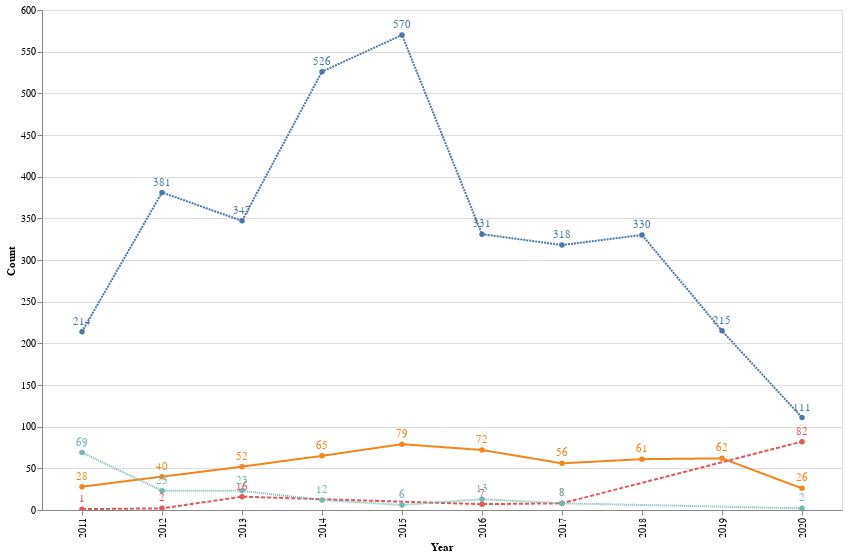

Notebook cell for this chart:
### Code cell
chart = alt.Chart(df_count_job_type).mark_line(point=True).encode(
    x='Year:O',
    y='Count',
    strokeDash=alt.StrokeDash('JobType', legend=None),
    color=alt.Color('JobType', sort=['TT', 'Non-TT', 'Postdoc', 'Unknown']),
    tooltip=['Count'],
)

text = chart.mark_text(
    align='center',
    baseline='middle',
    dy=-10  # Nudges text to right so it doesn't appear on top of the bar
).encode(
    text='Count:Q'
)

# save(chart, '../assets/figures/rc-jobs-overall.svg')
# save(chart, '../assets/figures/rc-jobs-overall.png')

(chart+text).properties(height=500, width=800).interactive()

### Figure 1 — Vega-Lite specification as saved in the notebook (floating-point values rounded to 4 significant figures)
{"config": {"view": {"continuousWidth": 400, "continuousHeight": 300}}, "layer": [{"mark": {"type": "line", "point": true}, "encoding": {"color": {"type": "nominal", "field": "JobType", "sort": ["TT", "Non-TT", "Postdoc", "Unknown"]}, "strokeDash": {"type": "nominal", "field": "JobType", "legend": null}, "tooltip": [{"type": "quantitative", "field": "Count"}], "x": {"type": "ordinal", "field": "Year"}, "y": {"type": "quantitative", "field": "Count"}}, "selection": {"selector012": {"type": "interval", "bind": "scales", "encodings": ["x", "y"]}}}, {"mark": {"type": "text", "align": "center", "baseline": "middle", "dy": -10}, "encoding": {"color": {"type": "nominal", "field": "JobType", "sort": ["TT", "Non-TT", "Postdoc", "Unknown"]}, "strokeDash": {"type": "nominal", "field": "JobType", "legend": null}, "text": {"type": "quantitative", "field": "Count"}, "tooltip": [{"type": "quantitative", "field": "Count"}], "x": {"type": "ordinal", "field": "Year"}, "y": {"type": "quantitative", "field": "Count"}}}], "data": {"name": "data-c63863a72f96c2a4180a1decf736a147"}, "height": 500, "width": 800, "$schema": "https://vega.github.io/schema/vega-lite/v4.8.1.json", "datasets": {"data-c63863a72f96c2a4180a1decf736a147": [{"JobType": "Non-TT", "Year": 2011, "JobTitle": 28, "JobYear": 28, "JobLink": 24, "JobField": 28, "JobSource": 28, "JobLink_norm": 24, "FieldAlias": 28, "Count": 28}, {"JobType": "Non-TT", "Year": 2012, "JobTitle": 40, "JobYear": 40, "JobLink": 39, "JobField": 40, "JobSource": 40, "JobLink_norm": 39, "FieldAlias": 40, "Count": 40}, {"JobType": "Non-TT", "Year": 2013, "JobTitle": 52, "JobYear": 52, "JobLink": 46, "JobField": 52, "JobSource": 52, "JobLink_norm": 46, "FieldAlias": 52, "Count": 52}, {"JobType": "Non-TT", "Year": 2014, "JobTitle": 65, "JobYear": 65, "JobLink": 59, "JobField": 65, "JobSource": 65, "JobLink_norm": 59, "FieldAlias": 65, "Count": 65}, {"JobType": "Non-TT", "Year": 2015, "JobTitle": 79, "JobYear": 79, "JobLink": 72, "JobField": 79, "JobSource": 79, "JobLink_norm": 72, "FieldAlias": 79, "Count": 79}, {"JobType": "Non-TT", "Year": 2016, "JobTitle": 72, "JobYear": 72, "JobLink": 65, "JobField": 72, "JobSource": 72, "JobLink_norm": 65, "FieldAlias": 72, "Count": 72}, {"JobType": "Non-TT", "Year": 2017, "JobTitle": 56, "JobYear": 56, "JobLink": 54, "JobField": 56, "JobSource": 56, "JobLink_norm": 54, "FieldAlias": 56, "Count": 56}, {"JobType": "Non-TT", "Year": 2018, "JobTitle": 61, "JobYear": 61, "JobLink": 57, "JobField": 61, "JobSource": 61, "JobLink_norm": 57, "FieldAlias": 61, "Count": 61}, {"JobType": "Non-TT", "Year": 2019, "JobTitle": 62, "JobYear": 62, "JobLink": 59, "JobField": 62, "JobSource": 62, "JobLink_norm": 59, "FieldAlias": 62, "Count": 62}, {"JobType": "Non-TT", "Year": 2020, "JobTitle": 26, "JobYear": 26, "JobLink": 20, "JobField": 26, "JobSource": 26, "JobLink_norm": 20, "FieldAlias": 26, "Count": 26}, {"JobType": "Postdoc", "Year": 2011, "JobTitle": 1, "JobYear": 1, "JobLink": 1, "JobField": 1, "JobSource": 1, "JobLink_norm": 1, "FieldAlias": 1, "Count": 1}, {"JobType": "Postdoc", "Year": 2012, "JobTitle": 2, "JobYear": 2, "JobLink": 2, "JobField": 2, "JobSource": 2, "JobLink_norm": 2, "FieldAlias": 2, "Count": 2}, {"JobType": "Postdoc", "Year": 2013, "JobTitle": 16, "JobYear": 16, "JobLink": 15, "JobField": 16, "JobSource": 16, "JobLink_norm": 15, "FieldAlias": 16, "Count": 16}, {"JobType": "Postdoc", "Year": 2016, "JobTitle": 7, "JobYear": 7, "JobLink": 6, "JobField": 7, "JobSource": 7, "JobLink_norm": 6, "FieldAlias": 7, "Count": 7}, {"JobType": "Postdoc", "Year": 2017, "JobTitle": 8, "JobYear": 8, "JobLink": 8, "JobField": 8, "JobSource": 8, "JobLink_norm": 8, "FieldAlias": 8, "Count": 8}, {"JobType": "Postdoc", "Year": 2020, "JobTitle": 82, "JobYear": 82, "JobLink": 53, "JobField": 82, "JobSource": 82, "JobLink_norm": 53, "FieldAlias": 82, "Count": 82}, {"JobType": "TT", "Year": 2011, "JobTitle": 214, "JobYear": 214, "JobLink": 192, "JobField": 214, "JobSource": 214, "JobLink_norm": 192, "FieldAlias": 214, "Count": 214}, {"JobType": "TT", "Year": 2012, "JobTitle": 381, "JobYear": 381, "JobLink": 365, "JobField": 381, "JobSource": 381, "JobLink_norm": 365, "FieldAlias": 381, "Count": 381}, {"JobType": "TT", "Year": 2013, "JobTitle": 347, "JobYear": 347, "JobLink": 297, "JobField": 347, "JobSource": 347, "JobLink_norm": 297, "FieldAlias": 347, "Count": 347}, {"JobType": "TT", "Year": 2014, "JobTitle": 526, "JobYear": 526, "JobLink": 483, "JobField": 526, "JobSource": 526, "JobLink_norm": 483, "FieldAlias": 526, "Count": 526}, {"JobType": "TT", "Year": 2015, "JobTitle": 570, "JobYear": 570, "JobLink": 563, "JobField": 570, "JobSource": 570, "JobLink_norm": 563, "FieldAlias": 570, "Count": 570}, {"JobType": "TT", "Year": 2016, "JobTitle": 331, "JobYear": 331, "JobLink": 315, "JobField": 331, "JobSource": 331, "JobLink_norm": 315, "FieldAlias": 331, "Count": 331}, {"JobType": "TT", "Year": 2017, "JobTitle": 318, "JobYear": 318, "JobLink": 309, "JobField": 318, "JobSource": 318, "JobLink_norm": 309, "FieldAlias": 318, "Count": 318}, {"JobType": "TT", "Year": 2018, "JobTitle": 330, "JobYear": 330, "JobLink": 307, "JobField": 330, "JobSource": 330, "JobLink_norm": 307, "FieldAlias": 330, "Count": 330}, {"JobType": "TT", "Year": 2019, "JobTitle": 215, "JobYear": 215, "JobLink": 201, "JobField": 215, "JobSource": 215, "JobLink_norm": 201, "FieldAlias": 215, "Count": 215}, {"JobType": "TT", "Year": 2020, "JobTitle": 111, "JobYear": 111, "JobLink": 95, "JobField": 111, "JobSource": 111, "JobLink_norm": 95, "FieldAlias": 111, "Count": 111}, {"JobType": "Unknown", "Year": 2011, "JobTitle": 69, "JobYear": 69, "JobLink": 49, "JobField": 69, "JobSource": 69, "JobLink_norm": 49, "FieldAlias": 69, "Count": 69}, {"JobType": "Unknown", "Year": 2012, "JobTitle": 23, "JobYear": 23, "JobLink": 17, "JobField": 23, "JobSource": 23, "JobLink_norm": 17, "FieldAlias": 23, "Count": 23}, {"JobType": "Unknown", "Year": 2013, "JobTitle": 23, "JobYear": 23, "JobLink": 18, "JobField": 23, "JobSource": 23, "JobLink_norm": 18, "FieldAlias": 23, "Count": 23}, {"JobType": "Unknown", "Year": 2014, "JobTitle": 12, "JobYear": 12, "JobLink": 11, "JobField": 12, "JobSource": 12, "JobLink_norm": 11, "FieldAlias": 12, "Count": 12}, {"JobType": "Unknown", "Year": 2015, "JobTitle": 6, "JobYear": 6, "JobLink": 6, "JobField": 6, "JobSource": 6, "JobLink_norm": 6, "FieldAlias": 6, "Count": 6}, {"JobType": "Unknown", "Year": 2016, "JobTitle": 13, "JobYear": 13, "JobLink": 13, "JobField": 13, "JobSource": 13, "JobLink_norm": 13, "FieldAlias": 13, "Count": 13}, {"JobType": "Unknown", "Year": 2017, "JobTitle": 8, "JobYear": 8, "JobLink": 8, "JobField": 8, "JobSource": 8, "JobLink_norm": 8, "FieldAlias": 8, "Count": 8}, {"JobType": "Unknown", "Year": 2020, "JobTitle": 2, "JobYear": 2, "JobLink": 2, "JobField": 2, "JobSource": 2, "JobLink_norm": 2, "FieldAlias": 2, "Count": 2}]}}
